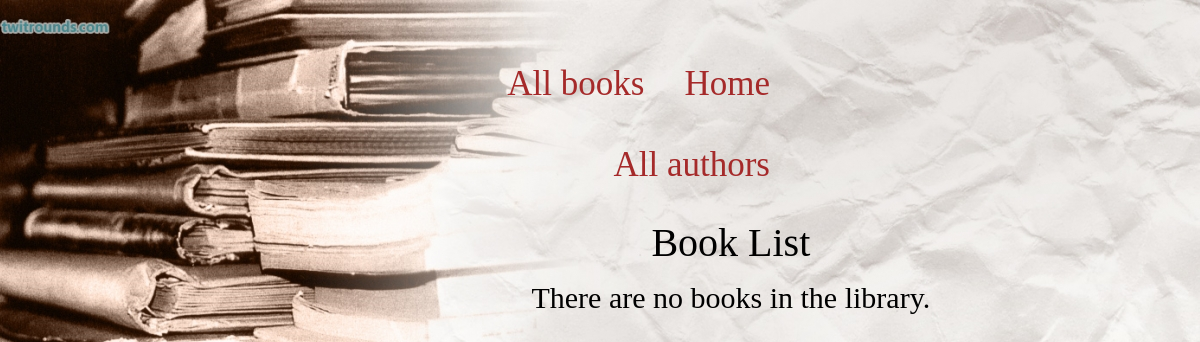
Page /catalog/books/ on the earlier database version.
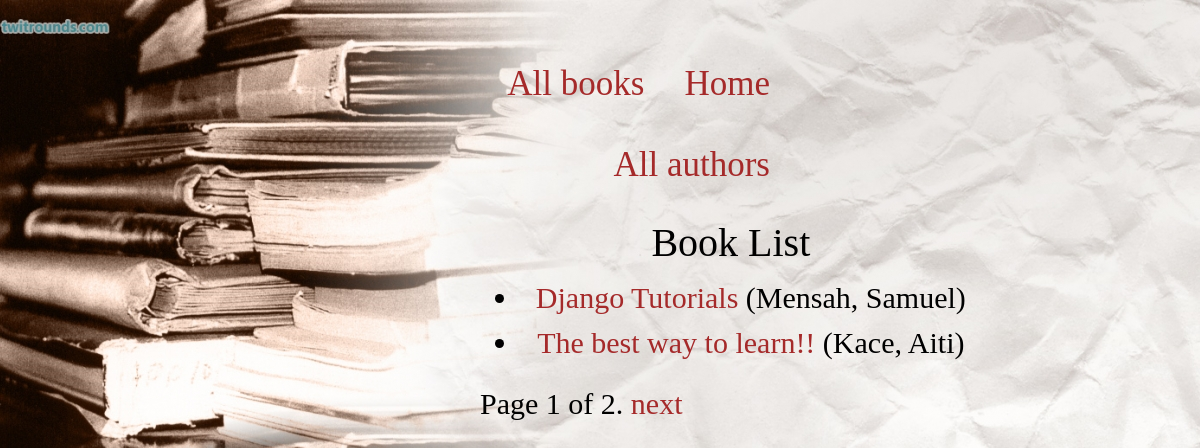
Same page on the later database version.
### catalog/models.py (models this page shows, shortened)
class Book(models.Model):
    title = models.CharField(max_length=200)
    author = models.ForeignKey('Author', on_delete=models.SET_NULL, null=True)
    summary = models.TextField(max_length=1000, help_text='Enter a brief description of the book')
    isbn = models.CharField('ISBN', max_length=13, unique=True,
                             help_text='13 Character <a href="https://www.isbn-international.org/content/what-isbn">ISBN number</a>')
    genre = models.ManyToManyField(Genre, help_text='Select a genre for this book')
    language = models.ForeignKey('Language', on_delete=models.SET_NULL, null=True)
    class Meta:
        ordering = ['title', 'author']
    def display_genre(self):
        """Creates a string for the Genre. This is required to display genre in Admin."""
        return ', '.join([genre.name for genre in self.genre.all()[:3]])
    display_genre.short_description = 'Genre'
    def get_absolute_url(self):
        return reverse('book-detail', args=[str(self.id)])

class Author(models.Model):
    first_name = models.CharField(max_length=100)
    last_name = models.CharField(max_length=100)
    date_of_birth = models.DateField(null=True, blank=True)
    date_of_death = models.DateField('Died', null=True, blank=True)
    class Meta:
        ordering = ['last_name', 'first_name']
    def __str__(self):
        return f'{self.last_name}, {self.first_name}'

### catalog/views.py (the view)
# urls.py: path('books/', views.BookListView.as_view(), name='books'),
class BookListView(generic.ListView):
    model = Book
    paginate_by = 2

### catalog/templates/catalog/book_list.html
{% extends "catalog/base_generic.html" %}
{% block content %}
  <h1>Book List</h1>
  {% if book_list %}
  <ul>
    {% for book in book_list %}
      <li>
        <a href="{{ book.get_absolute_url }}">{{ book.title }}</a> ({{book.author}})
      </li>
    {% endfor %}
  </ul>
  {% else %}
    <p>There are no books in the library.</p>
  {% endif %}
{% endblock %}

Differences in the rows shown:
added Book: title "Django Tutorials", author "Mensah, Samuel"
added Book: title "The best way to learn!!", author "Kace, Aiti"
Other differences:
{{ page_obj.number }}: (not shown) → "1"
{{ page_obj.paginator.num_pages }}: (not shown) → "2"
text no longer shown: "There are no books in the library."
text now shown: "Page of . next"
